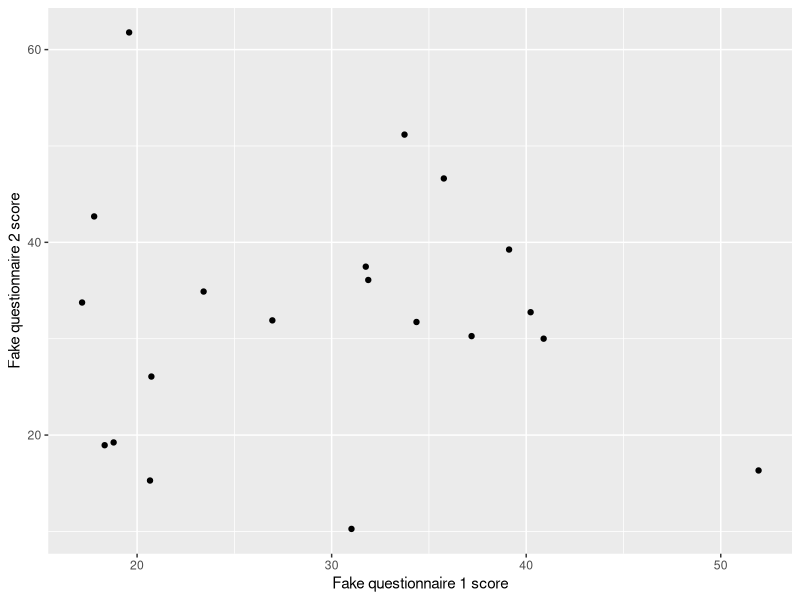
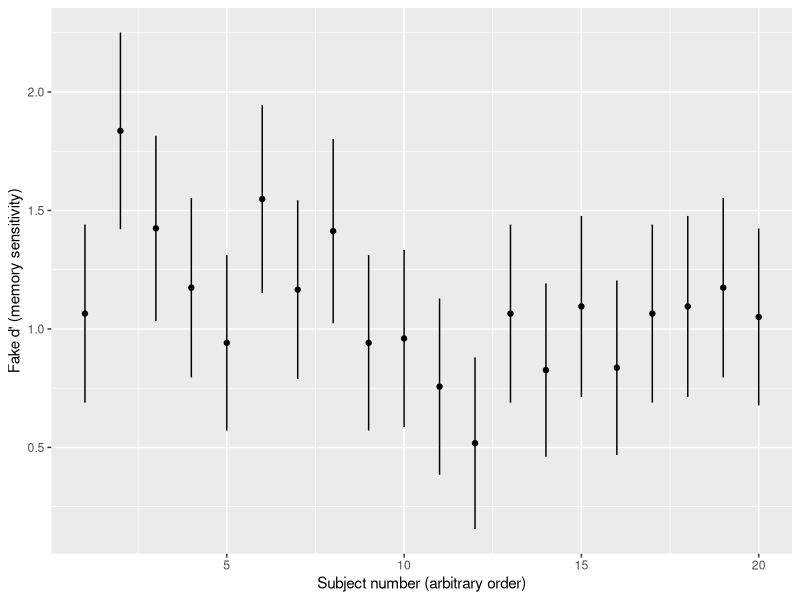

Write R code to recreate these figures, in order.
## ---- chunk 1
knitr::opts_chunk$set(echo = TRUE)
require(tidyverse)
require(broom)
## ---- chunk 2
# 20 fake subjects, 50 fake trials per subject

# Will simulate the person-level variables FIRST,
# then expand to simulate the trial-level variables
raw <- tibble(id = 1L:20L,
              age = sample(18L:35L, size = 20, replace = TRUE),
              # assuming binary gender for the purposes of this simulation
              gender = sample(c("male", "female"), size = 20, replace = TRUE)) %>%
  # simulating some "questionnaire" scores; person-level
  mutate(q_1 = rnorm(n = n(), mean = 30, sd = 10),
              q_2 = rnorm(n = n(), mean = 30, sd = 10),
              q_3 = rnorm(n = n(), mean = 30, sd = 10)) %>%
  # slice() subsets rows by position; you can use it to repeat rows by repeating position indices
  slice(rep(1:n(), each = 50)) %>%
  # We'll get to this in a bit--this causes every "group"
  # aka every set of rows with the same value for "id", to behave as an independent df
  group_by(id) %>%
  # I just want to have a column for "trial order", I like those in my task data
  mutate(trial_num = 1:n(),
         # Each subject sees half OLD and half NEW trials in this recognition memory task
         is_old = rep(0L:1L, times = n()/2),
         # I'm shuffling the order of "old" and "new" trials in my fake memory task
         is_old = sample(is_old),
         # This will generate binary "old"/"new" responses corresponding roughly to a d' of 1
         # yep, everyone has the same d' today
         response = if_else(is_old == 1,
                            rbinom(n = n(), size = 1, prob = 0.7),
                            rbinom(n = n(), size = 1, prob = 0.3)),
         rt = rnorm(n = n(), mean = 3, sd = 1.5)) %>%
  ungroup()
## ---- chunk 3
mylist <- list(1,
               "one",
               c(1, 11, 111))

mylist
## ---- chunk 4
mylist[1]
## ---- chunk 5
mylist[2:3]
## ---- chunk 6
typeof(mylist[2:3])
## ---- chunk 7
mylist[[2]]
## ---- chunk 8
mylist[[3]]
## ---- chunk 9
typeof(mylist[[3]])
## ---- chunk 10
mylist <- list(first = 1,
               second = "one",
               third = c(1, 11, 111))

mylist
## ---- chunk 11
mylist["first"]
## ---- chunk 12
mylist[c("second", "third")]
## ---- chunk 13
mylist[["first"]]
## ---- chunk 14
mylist$third
## ---- chunk 15
starwars
## ---- chunk 16
starwars %>%
  select(name, films, vehicles, starships)
## ---- chunk 17
# These should be Luke's starships that he piloted at some point in the series
# since we saw earlier that he's the first row of the df
starwars$starships[1]
## ---- chunk 18
starwars$starships[[1]]
## ---- chunk 19
# This is good when you don't necessarily know the row number of what you're looking for
starwars$starships[starwars$name == "Han Solo"]
## ---- chunk 20
starwars$starships[starwars$name == "Han Solo"][[1]]
## ---- chunk 21
starwars_by_species_home <- starwars %>%
  nest(characters = -c(species, homeworld))

starwars_by_species_home
## ---- chunk 22
starwars_by_species_home$characters[[1]]
## ---- chunk 23
starwars_by_species_home %>%
  unnest(characters)
## ---- chunk 24
raw %>%
  mutate(rt_msec = 1000 * rt)
## ---- chunk 25
my_list <- list(rnorm(20),
                rnorm(20, mean = 1),
                rnorm(20, mean = 2))

map(my_list, ~mean(.))
## ---- chunk 26
nested <- raw %>%
  # again, tell nest() to hold out the grouping-level variables when nesting
  nest(trials = -c(id, age, gender, q_1, q_2, q_3))
## ---- chunk 27
nested
## ---- chunk 28
nested$trials[[1]]
## ---- chunk 29
nested %>%
  mutate(rt_median = map_dbl(trials, ~median(.$rt)))
## ---- chunk 30
nested_summarized <- nested %>%
  mutate(summaries = map(trials,
                         ~.x %>%
                           # First, will group trials by actually old vs actually new
                           group_by(is_old) %>%
                           # Here, because both hits and FAs involve responding "old",
                           # we can calculate the SAME proportion for the two trial groups
                           summarize(rate_choose_old = mean(response)) %>%
                           # now, the summarized data is in semi-long form,
                           # with one row for the hits group and one row for the FAs group
                           # we will want these to be in different columns, so we will spread() them
                           # but first let's recode the grouping column
                           # because these values will become the new spread colnames
                           # and here we'll "rename" them before spreading
                           mutate(is_old = recode(is_old,
                                                  `0` = "rate_fa",
                                                  `1` = "rate_hit")) %>%
                           # now we will spread
                           pivot_wider(names_from = is_old, values_from = rate_choose_old)))
## ---- chunk 31
nested_summarized$summaries[[1]]
## ---- chunk 32
nested_summarized %>%
  unnest(summaries)
## ---- chunk 33
nested_with_models <- nested %>%
  mutate(models = map(trials, ~glm(response ~ is_old, family = binomial(link = "probit"), data = .)))

nested_with_models
## ---- chunk 34
summary(nested_with_models$models[[1]])
## ---- chunk 35
nested_with_models <- nested %>%
  mutate(models = map(trials, ~glm(response ~ is_old, family = binomial(link = "probit"), data = .)),
         coefs = map(models, ~tidy(.)))

nested_with_models
## ---- chunk 36
nested_with_models$coefs[[1]]
## ---- chunk 37
nested_with_models %>%
  mutate(dprime = map_dbl(coefs, ~.$estimate[.$term == "is_old"]))
## ---- chunk 38
nested_with_models %>%
  select(-models) %>% 
  unnest(coefs)
## ---- chunk 39
nested_with_models %>%
  ggplot(aes(x = q_1, y = q_2)) +
  geom_point() +
  labs(x = "Fake questionnaire 1 score", y = "Fake questionnaire 2 score")
## ---- chunk 40
nested_with_models %>%
  # unnest the coefs column to get it into the main df
  # drop other list-columns first just to make the input data smaller
  select(-models, -trials) %>% 
  unnest(coefs) %>%
  # I only want to plot the estimate values for the term is_old, which is the d' term
  filter(term == "is_old") %>%
  ggplot(aes(x = id, y = estimate)) +
  geom_errorbar(aes(ymin = estimate - std.error, ymax = estimate + std.error), width = 0) +
  geom_point() +
  labs(x = "Subject number (arbitrary order)", y = "Fake d' (memory sensitivity)")
